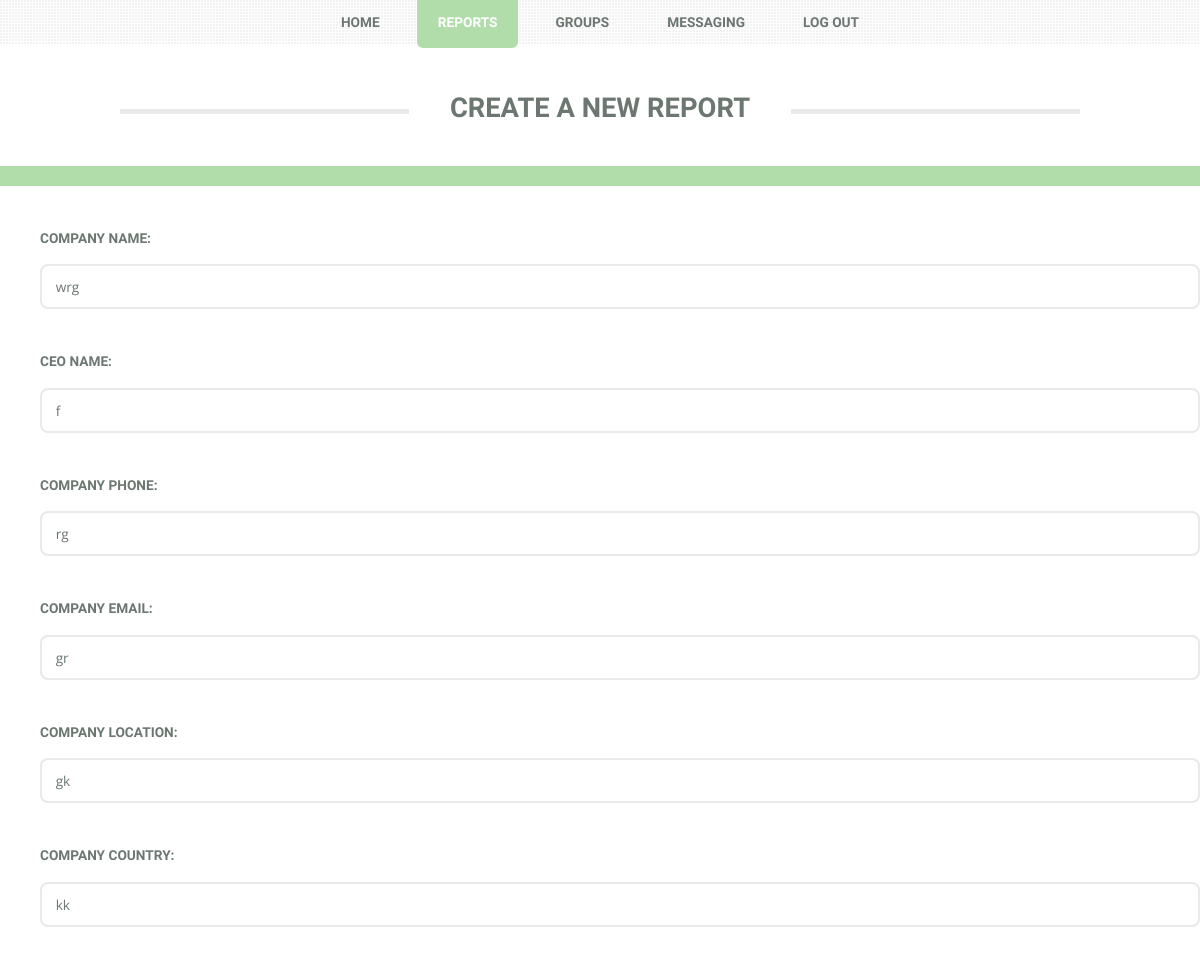
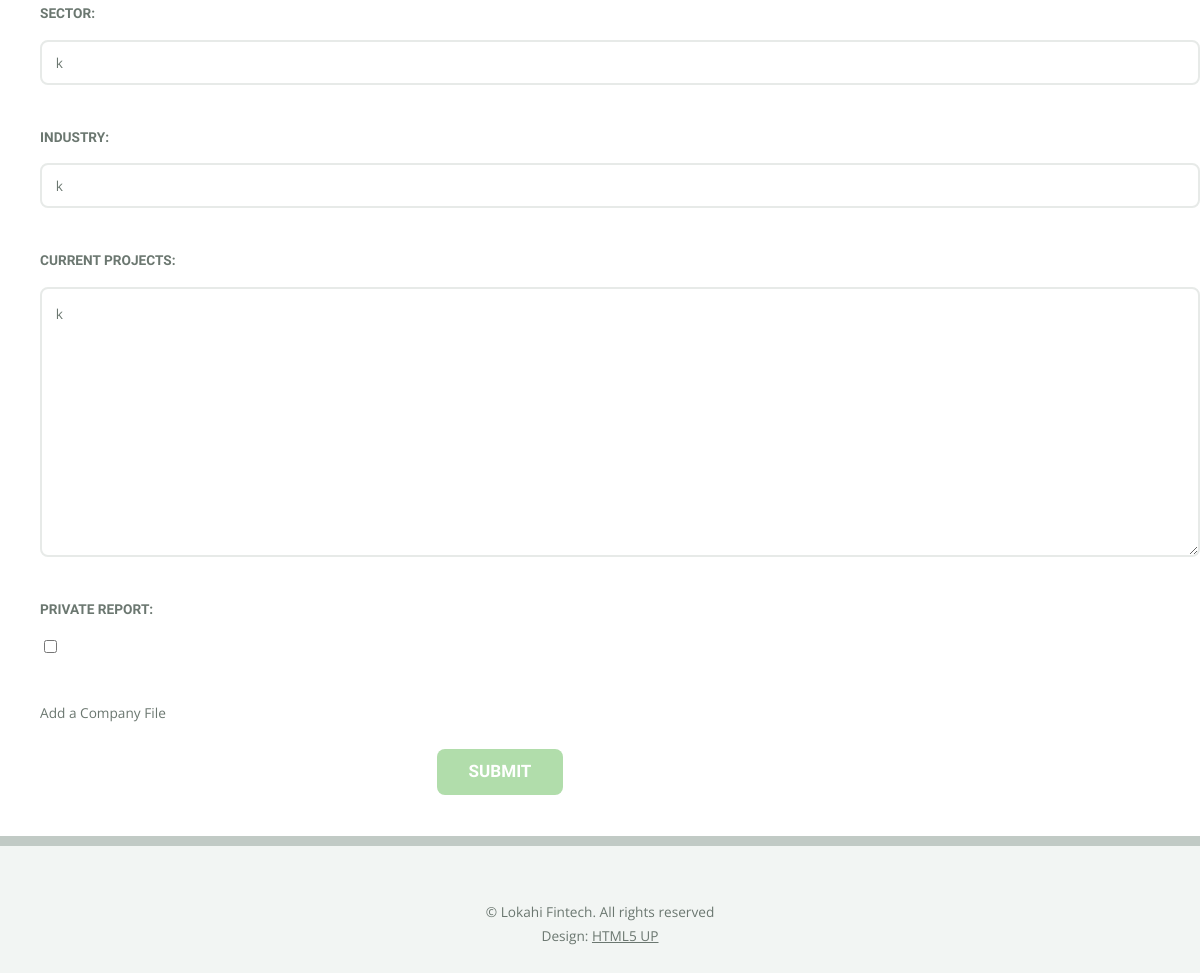
Screenshot of /reports/report/1/ with the database file from the repository (2 pictures, top to bottom).
### reports/models.py (models this page shows, shortened)
class Report(models.Model):
    created_by = models.ForeignKey(CustomUser, on_delete=models.CASCADE, default=1, editable=False)
    created_at = models.DateTimeField(auto_now_add=True, editable=False)
    company_name=models.CharField(max_length=255)
    ceo_name=models.CharField(max_length=255)
    company_phone=models.CharField(max_length=255)
    company_email = models.CharField(max_length=255)
    company_location=models.CharField(max_length=255)
    company_country=models.CharField(max_length=255)
    sector=models.CharField(max_length=255)
    industry=models.CharField(max_length=255)
    current_projects=models.TextField()
    private_report = models.BooleanField(default=False, blank=True)

### reports/views.py (the view)
# urls.py: url(r'^report/(?P<pk>[0-9]+)/$', ReportUpdate.as_view(), name='report-update'),
class ReportUpdate(UpdateView):
    model = Report
    fields = ['company_name', 'ceo_name', 'company_phone', 'company_email',
              'company_location', 'company_country', 'sector', 'industry',
              'current_projects', 'private_report']

### reports/templates/reports/report_form.html (shortened to what this page needs)
<!DOCTYPE HTML>
{% load static %}
<link rel="stylesheet" type="text/css" href="{% static 'messaging/css/main.css' %}"/>
<link rel="stylesheet" type="text/css" href="{% static 'messaging/css/ie8.css' %}"/>
<link rel="stylesheet" type="text/css" href="{% static 'messaging/css/font-awesome.min.css' %}" />
<html>
    <head>
        <link rel="stylesheet" href="assets/css/main.css" />
        <link rel="stylesheet" href="font-awesome/css/font-awesome.min.css">
    </head>
    <body class="homepage">
        <div id="page-wrapper">
                <header id="header">
                    <div class="logo container">
                        <div>
                            <h1><a id="logo">Create a New Report</a></h1>
                        </div>
                    </div>
                </header>
                <nav id="nav">
                    <ul>
                        <li><a href={% url 'loggedin' %}>Home</a></li>
                        <li class = "current"><a href = "{% url 'reports:index' %}" >Reports</a></li>
                        <li><a href = {% url 'groups' %}>Groups</a></li>
                        <li><a href = {% url 'messaging' %}>Messaging</a></li>
                        <li><a href= {% url 'logout' %}>LOG OUT</a></li>
                    </ul>
                </nav>
                <div id="main-wrapper">
                	<div style = "padding-left: 40px">
                    <p>
                        <form class="form-horizontal" action="."  method="post" enctype="multipart/form-data">
                            <fieldset>
                                <div>
                                    {{ form.as_p }}
                                </div>
                            </fieldset>
                            <fieldset>
                                <legend>Add a Company File</legend>
                            </fieldset>
                    <div style = "padding-left: 40px; padding-right: 280px">
    					    <div class="form-group">
                                <br>
                                <div class="col-sm-offset-2 col-sm-10" style = "text-align:center">
                                    <button type="submit" class="btn btn-success">Submit</button>
                                </div>
                            </div>
                    </div>
                        </form>
                    </p>
					    </div>
                </div>
                <footer id="footer">
                            <ul class="copyright">
                                <li>&copy; Lokahi Fintech. All rights reserved</li><li>Design: <a href="http://html5up.net">HTML5 UP</a></li>
                            </ul>
                </footer>
            </div>
    </body>

### messaging/static/messaging/css/ie8.css (style rules this page uses)
form input[type="text"], form input[type="email"], form input[type="password"], form select, form textarea { position: relative; -ms-behavior: url("assets/js/ie/PIE.htc"); }
input[type="button"], input[type="submit"], input[type="reset"], button, .button { position: relative; -ms-behavior: url("assets/js/ie/PIE.htc"); }
#nav li a, #nav li span { position: relative; -ms-behavior: url("assets/js/ie/PIE.htc"); }
#nav { background: #f8f8f8; }
#nav:after { display: none; }

### rows the page displays
Report: company_name "wrg", ceo_name "f", company_phone "rg", company_email "gr", company_location "gk", company_country "kk", sector "k", industry "k", current_projects "k"
